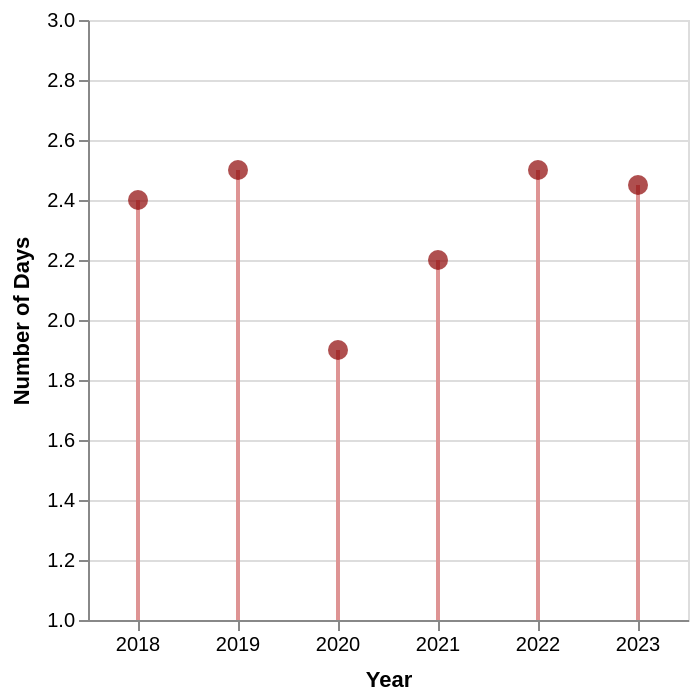

Describe this chart as a Vega-Lite specification.
### Vega-Lite specification from a JSON file in a GitHub repository (floating-point values rounded to 4 significant figures)
{"$schema": "https://vega.github.io/schema/vega-lite/v5.json", "description": "Lollipop chart showing days data for each year", "data": {"values": [{"year": 2018, "days": 2.4}, {"year": 2019, "days": 2.5}, {"year": 2020, "days": 1.9}, {"year": 2021, "days": 2.2}, {"year": 2022, "days": 2.5}, {"year": 2023, "days": 2.45}]}, "layer": [{"mark": {"type": "rule", "strokeWidth": 2, "color": "#de9494"}, "encoding": {"x": {"field": "year", "type": "ordinal"}, "y": {"field": "days", "type": "quantitative", "scale": {"domain": [1, 3], "nice": false, "tickCount": 5}}, "tooltip": [{"field": "year", "type": "ordinal", "title": "Year"}, {"field": "days", "type": "quantitative", "title": "Number of Days"}]}}, {"mark": {"type": "circle", "filled": true, "size": 100, "color": "#8d0404"}, "encoding": {"x": {"field": "year", "type": "ordinal"}, "y": {"field": "days", "type": "quantitative"}, "tooltip": [{"field": "year", "type": "ordinal", "title": "Year"}, {"field": "days", "type": "quantitative", "title": "Number of Days"}]}}], "encoding": {"x": {"field": "year", "type": "ordinal", "axis": {"title": "Year", "labelAngle": 0, "titlePadding": 7}}, "y": {"field": "days", "type": "quantitative", "axis": {"title": "Number of Days", "titlePadding": 7}}}, "width": 300, "height": 300}
